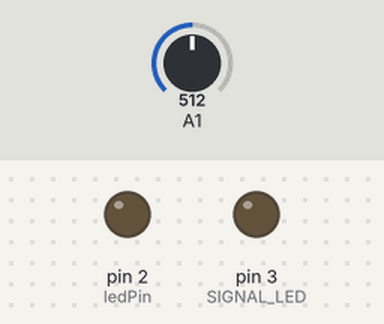
Simulated run of this sketch. Board: Arduino Uno, built with avr-gcc and run on an emulated ATmega328P. On the bench: output pins drawn as LEDs (lit = HIGH). Dashed ring = blinking. Inputs (shaded band) come from the test bench; at power-on: A1 = 512.

Above: at 1.2 s.
1.3 s: A1 set to 487
At 2.1 s:
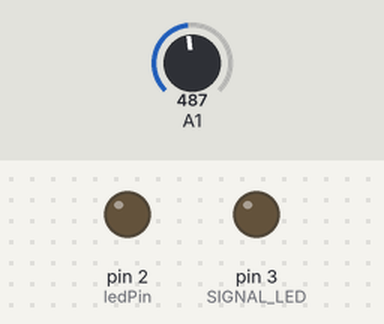
2.8 s: A1 set to 510
At 5.07 s:
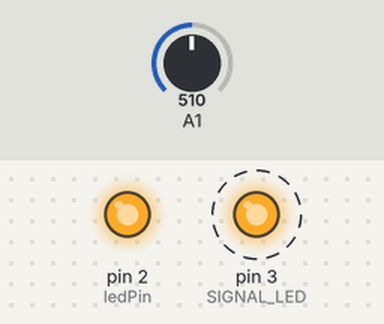
Timing chart, 0 to 11.8 s (numbered marks = the images above; inputs shaded):
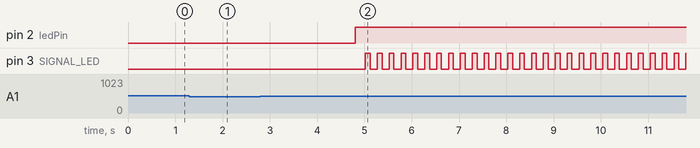

Measured:
- after the input at 1.3 s, pin 2 (ledPin): stays LOW (without the input it goes to HIGH after 0.70 s); pin 3 (SIGNAL_LED): stops changing and stays LOW
- after the input at 2.8 s, pin 2 (ledPin): LOW → HIGH after 2.0 s; pin 3 (SIGNAL_LED): alternates HIGH for 0.10 s and LOW for 0.15 s, starting after 2.2 s

The sketch:

Module_PSM_PowerSupplyModule.ino
```cpp
/*

  Demo setting for module PSM. USB board may not bo connected (TX = GPIO1).

 The circuit:
 - LED an GPIO2
 - Analog signal < 3 V on GPIO1

 */

const int TRIGGER_PIN = 1;    // select the input pin for the potentiometer
const int SIGNAL_LED = 3;    // Dummy LED for doing something

int ledPin = 2;      // select the pin for the LED

long nextSerial = 0L;

long timer = 0L; // LED on timer
long signalTimer = 0L;
long signalEnd =  0L;
const long SIGNAL_FREQ = 250L;
const long SIGNAL_DURATION = 100L;

boolean on;

void setup() {
  // declare the ledPin as an OUTPUT:
  pinMode(ledPin, OUTPUT);
  pinMode(SIGNAL_LED, OUTPUT);

  // Open serial communications for debug and pc controlling
  //  Serial.begin(9600);

  digitalWrite(ledPin, LOW);
  //  Serial.println("Hallo Cord!!!");

  on = false;

  timer = millis() + SIGNAL_FREQ;


  //Initialize Power Supply Module
  psmSetup(TRIGGER_PIN);

  //  digitalWrite(ledPin, HIGH);
  //  delay(250);
  //  digitalWrite(ledPin, LOW);

}

void loop() {

  boolean check = psmCheck();

  if(millis() > timer){
     if(check){
       digitalWrite(SIGNAL_LED, HIGH);
       on = true;
       signalEnd = millis() + SIGNAL_DURATION;
     }
     timer = millis() + SIGNAL_FREQ;
  }


  if(on && millis() > signalEnd){
       digitalWrite(SIGNAL_LED, LOW);
       on = false;
  }

  if (check)
    digitalWrite(ledPin, HIGH);
  else
    digitalWrite(ledPin, LOW);

}
/**********************************************************************/
/**********************************************************************/
/**********************************************************************/
/*                      Power Supply Module                           */
/*                                                                    */
/*  Version 2.0, 21.10.2014                                           */
/* Secondary voltage signal on analog input for controlling power     */
/* fade out. There is a bycicle dynamo who powers the B&M LED front   */
/* light- Lumotec IQ. The B&M has two outputs: One is the LED power,  */
/* a DC voltage limited to ~ 3.5 V and with a big capicator for stand */
/* light support. This power will be used for powering the RFDuino.   */
/* The second output of the B&M is for the taillight, it is the AC    */
/* voltage of the dynamo and can be >> than 3.5 V. For the RFDuino    */
/* this signal will be used for triggering the end of power. Be       */
/* careful, the maximum input voltage of RFDuino is 3.6 V AC. It has  */
/* to be limited and rectified.                                       */
/**********************************************************************/
/**********************************************************************/
/**********************************************************************/
// Variables for Powermanagement all starting with 'power'
typedef struct {
  long startTime;

  // variable to store the value coming from the sensor
  int triggerValue;

  //GPIO of the voltage power in signal that is the trigger
  int triggerPin;

  // Temp var measures latency timer after power down for
  // smoothing the voltage oscillation of the trigger signal
  // (converted AC voltage)
  long timer;

  // Switch is true, if voltage drop has been communicated once
  // psmCheck(). Otherwise false;
  boolean fired;

  // Counts number of trigger voltage above threshold. The
  // psmCheck() only fires, if system is long enough 'up'
  // since last fire. This avoids fireing at low voltage.
  int upCount;

  // Local variable for psmCheck()
  boolean ret;

} Psm;
Psm psm;

// Maximum long value
const long MAX_LONG = 2147483647L;

// Time between two measurement. Because the trigger signal is
// a AC signal the normal sinus wave has to be compensated
// The value depends of the dynamo's AC frequency per revolution
// and the mininum velocity that has to be recognized
// Minimum supported velocity: 3 km/h (0.83 m/s)
// Shimano: ~ 10 1/revolution -> 166 ms
const long PSM_LATENCY = 166;

// Defines the analog input value the voltage must fall below for
// fireing powerCheck() = true.
// Increase the value if trigger signal has a very low voltage value
const int PSM_THRESHOLD = 500;

// Latency time in milliseconds before powerCheck() will fire for the first
// time or for the next time after a powerCheck() returned true.
// Increase the value if very short distances should not be stored.
const int PSM_START_LATENCY_DURATION = 2000;

// Number of high voltage trigger signals that have to be reached before
// powerCheck() can fire.
// Increase the value, if the system has to be up for a longer time before
// next fireing.
const int PSM_UP_COUNT_LIMIT = 10;

// The trigger voltage must be above this value to increment the upCount.
// Decrease this, if the upCount doesn't reach the UP_COUNT_MIN.
// Increase this, if there is not enough voltage when the powerCheck() fires.
const int PSM_UP_THRESHOLD = PSM_THRESHOLD;


/**
  Returns true, if trigger signal is a) long enough up and b) still there.
  While a latency time after a new started up period, false will be returned.
  Use this in the loop() to check if power is in stable a mode.
  Reads the analogInput of the trigger sginal.
*/
boolean psmCheck() {
  //  Serial.println("psmCheck()");

  psm.ret = false;

  // Read trigger input
  psm.triggerValue = analogRead(psm.triggerPin);
  // Serial.println(analogRead(1));

  ///// NEW

  // If trigger signal high, reset timer and switch
  if (psm.triggerValue >= PSM_THRESHOLD) {
    //Very first trigger signal: Restart start latency time
    if (psm.startTime == MAX_LONG)
      psm.startTime = millis() + PSM_START_LATENCY_DURATION;

    //Set time frame for next high value will be expected in
    psm.timer = millis() + PSM_LATENCY;

  }

  // Check if trigger is low for latency time
  if (millis() < psm.timer) {
    //Normal mode starts after 1 second up time
    if (millis() > psm.startTime)
      psm.ret = true;
  }
  // Trigger failed
  else {
    psm.startTime = MAX_LONG;
  }

  return psm.ret;

  /////////// OLD /////////////////////////
  /*   // Check up criteria
    if (psm.triggerValue >= PSM_UP_THRESHOLD && psm.upCount < PSM_UP_COUNT_LIMIT) {
      psm.upCount ++;
    }

    // If trigger signal high, reset timer and switch
    if (psm.triggerValue >= PSM_THRESHOLD) {
      psm.timer = millis() + PSM_LATENCY;
      psm.fired = false;
    }

    //Normal mode starts after 1 second up time
    if (millis() > psm.startTime) {
      // Check if trigger is low for latency time
      if (psm.triggerValue < PSM_THRESHOLD //
          && millis() > psm.timer  //
          && psm.fired == false //
          && psm.upCount >= PSM_UP_COUNT_LIMIT)
      {
        psm.ret = true;
        psm.fired = true;
        psm.startTime = millis() + PSM_START_LATENCY_DURATION;
        psm.upCount = 0;
      }
    }

    return psm.ret;
  */
}

/**
  Can be used to reset after psmCheck() has fired.
*/
/*
void psmReset() {
  psmSetup(psm.triggerPin);
}
*/
/**
  Initialize power supply module. Must be called once in startup().
  triggerPin: GPIO with the voltage trigger signal
*/
void psmSetup(int triggerPin) {

  // Initialize start time with 'infinite'
  psm.startTime = MAX_LONG;

  // Init value for a good feeling
  psm.triggerValue = 0;

  // Reset temp. var
  psm.timer = 0;

  // Not send yet
  psm.fired = false;

  // Define GPIO with the trigger signal
  psm.triggerPin = triggerPin;

  // Reset limit
  psm.upCount = 0;

  // declare the analog in pin as input (default)
  //  pinMode(psm.triggerPin, INPUT);
  //  digitalWrite(psm.triggerPin, LOW);

}
```
